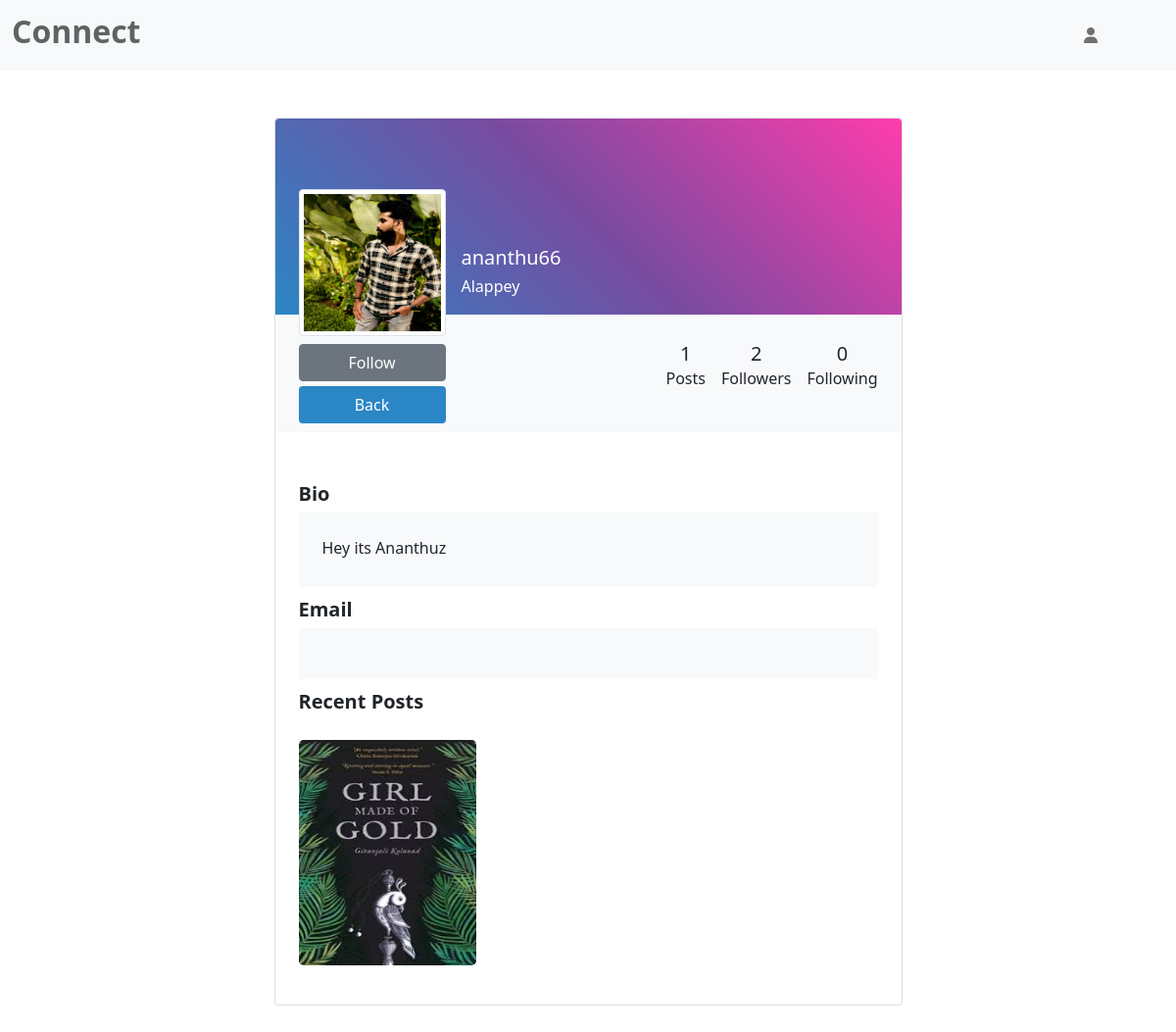
The page /profile/1 on the database as committed earlier.
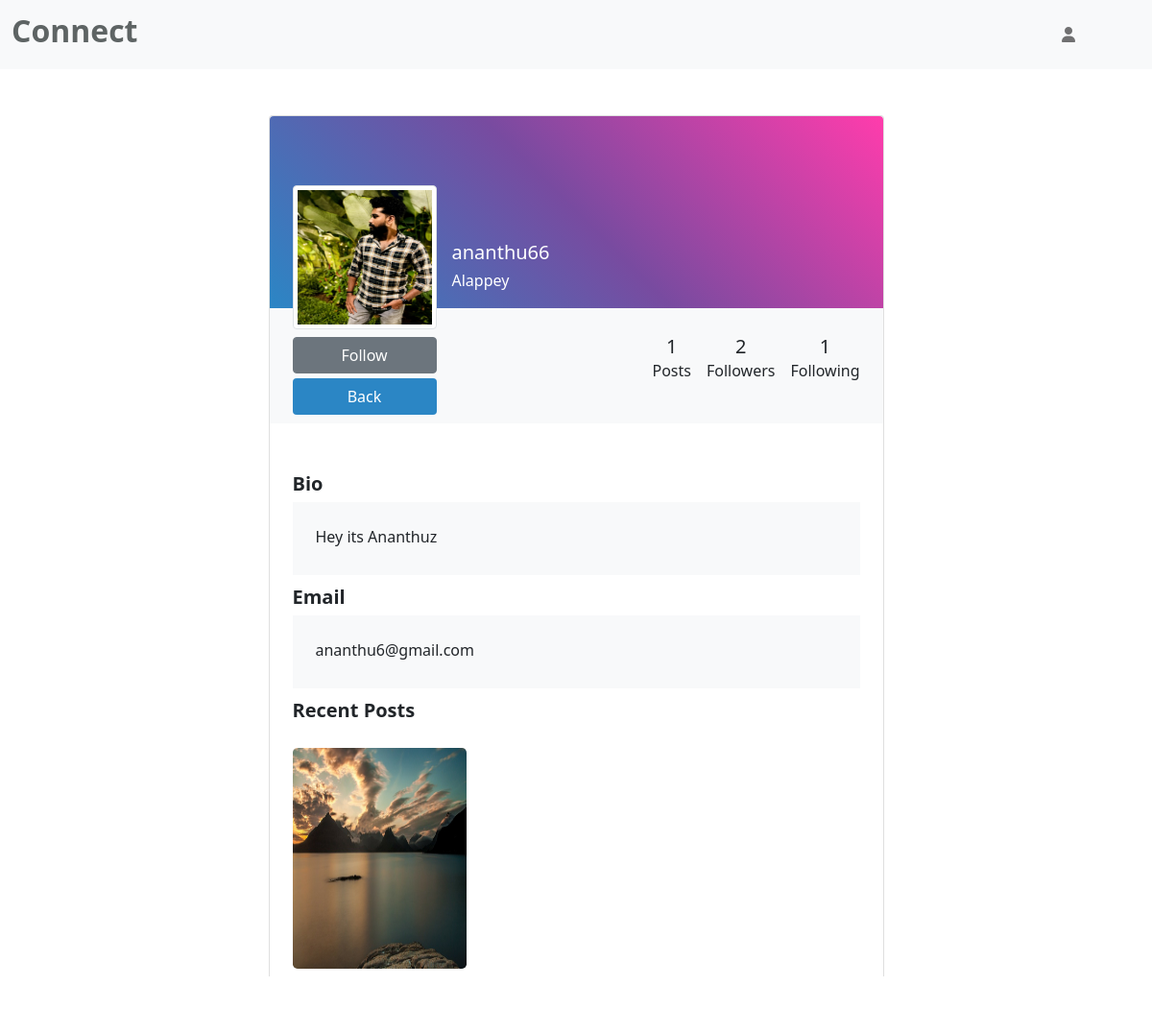
The same page on the database as committed later.
### socialapp/models.py (models this page shows, shortened)
class Profile(models.Model):
    user=models.ForeignKey(User,on_delete=models.CASCADE)
    bio=models.TextField(blank=True)
    profile_img=models.ImageField(null=True,blank=True,default='blank-profile-picture.png')
    location=models.CharField(max_length=200,blank=True)
    followers=models.ManyToManyField(User,related_name='followers',blank=True,null=True)
    following=models.ManyToManyField(User,related_name='following',blank=True,null=True)

class Post(models.Model):
    user=models.ForeignKey(User,on_delete=models.CASCADE)
    profile=models.ForeignKey(Profile,on_delete=models.CASCADE)
    image=models.ImageField(null=True,blank=True)
    caption=models.TextField(blank=True)
    posted=models.DateTimeField(auto_now_add=True)
    likes=models.ManyToManyField(User,related_name='likes')

### socialapp/views.py (the view)
# urls.py: path('profile/<int:id>',profile,name='view-profile'),
def profile(request,id):
   user=User.objects.get(id=id)
   post_count=user.post_set.all().count()
   user_profile=user.profile_set.all()
   post=user.post_set.all()
   try:
     cu=request.user.profile_set.all()
   except:
    cu= None
   return render(request,'profile.html',{'profile':user_profile,'post_count':post_count,'cu':cu,'post':post})

### socialapp/templates/profile.html (shortened to what the changed rows need)
<!DOCTYPE html>
<html lang="en">
<link href="https://cdn.jsdelivr.net/npm/bootstrap@5.0.2/dist/css/bootstrap.min.css" rel="stylesheet">
<head>{% load static %}
</head>
<body>
        <nav class="navbar navbar-expand-lg navbar-light bg-light">
          <div class="container-fluid">
            <a class="navbar-brand" href="{% url 'feed' %}"> <span style="color: #5e6464;"><h2> <strong>Connect</strong></h2></span></a>
          </div>
        </nav>
    <section class="h-100 gradient-custom-2">
  <div class="container py-5 h-100">
    <div class="row d-flex justify-content-center align-items-center h-100">
      <div class="col col-lg-9 col-xl-7">
        <div class="card">
          <div class="rounded-top text-white d-flex flex-row" style="height:200px;background-color: #FF3CAC;
          background-image: linear-gradient(225deg, #FF3CAC 0%, #784BA0 50%, #2B86C5 100%);
          ">
            <div class="ms-4 mt-5 d-flex flex-column" style="width: 150px;">
              {% for i in profile %}
              <img src="{{i.profile_img.url}}"
                alt="Generic placeholder image" class="img-fluid img-thumbnail mt-4 mb-2"
                style="width: 150px;height: 150px; z-index: 1">
              {% if request.user == i.user %}
<br>
              <button type="button" class="btn" data-mdb-ripple-color="dark"
                style="z-index: 1;background-color: #FF3CAC;
                background-image: linear-gradient(225deg, #FF3CAC 0%, #784BA0 50%, #2B86C5 100%);">
                <a href="{% url 'upload-post' %}" style="text-decoration: none;color: white">Upload Post</a>
              </button>
              <button type="button" class="btn" data-mdb-ripple-color="dark"
                style="z-index: 1;background-color:  #2B86C5 ;margin-top: 5px;">
                <a href="{% url 'home' %}" style="text-decoration: none;color: white">Back</a>
              </button>
              {% else %}
              <button  type="button"  class="btn btn-secondary" data-mdb-ripple-color="dark"
                style="z-index: 1;">
                {% if request.user in i.followers.all %}
                <a href="{% url 'follow' i.user.id %}" style="text-decoration: none;color: white">Unfollow</a>
                <button type="button" class="btn" data-mdb-ripple-color="dark"
                style="z-index: 1;background-color:  #2B86C5 ;margin-top: 5px;">
                <a href="{{request.META.HTTP_REFERER}}" style="text-decoration: none;color: white">Back</a>
              </button>
                {% else %}
                <a href="{% url 'follow' i.user.id %}" style="text-decoration: none;color: white;">Follow</a>
                <button type="button" class="btn" data-mdb-ripple-color="dark"
                style="z-index: 1;background-color:  #2B86C5 ;margin-top: 5px;">
                <a href="{{request.META.HTTP_REFERER}}" style="text-decoration: none;color: white">Back</a>
              </button>
                {% endif %}
              </button>
              {% endif %}
            </div>
            <div class="ms-3" style="margin-top: 130px;">
              <h5>{{i.user}}
              </h5>
              <h6>{{i.location}}</h6>
            </div>
          </div>
          <div class="p-4 text-black" style="background-color: #f8f9fa;">
            <div class="d-flex justify-content-end text-center py-1">
              <div>
                <p class="mb-1 h5">{{post_count}}</p>
                <p class="small text-muted mb-0">  <h6>Posts</h6> </p>
              </div>
              <div class="px-3">
                <p class="mb-1 h5">{{i.followers.count}}</p>
                <p class="small text-muted mb-0"> <h6>Followers</h6> </p>
              </div>
              <div>
                <p class="mb-1 h5">{{i.following.count}}</p>
                <p class="small text-muted mb-0"> <h6>Following</h6></p>
              </div>
            </div>
          </div>
          <br>
          <div class="card-body p-4 text-black">
            <div class="mb-2">
              <p class="lead fw-normal mb-1"> <strong> Bio</strong></p>
              <div class="p-4" style="background-color: #f8f9fa;">
                <p class="font-italic mb-1">{{i.bio}}</p>
              </div>
            </div>
            <div class="mb-2">
              <p class="lead fw-normal mb-1"> <strong> Email</strong></p>
              <div class="p-4" style="background-color: #f8f9fa;">
                <p class="font-italic mb-1">{{i.user.email}}</p>
              </div>
            </div>
            <div class="d-flex justify-content-between align-items-center mb-4">
              <p class="lead fw-normal mb-0"> <strong>Recent Posts</strong> </p>
            </div>
            <div class="row">
              {% for i in post %}
              <div class="col-lg-4 col-md-6 col-sm-12 pb-3">
                {% if request.user.is_authenticated %}
                <a href="{% url 'comments' i.id %}"><img src="{{i.image.url}}"
                 height="230px"  alt="image 1" class="w-100 rounded-3"></a>
                {% else %}
                <a href="#"><img src="{{i.image.url}}"
                  height="230px"  alt="image 1" class="w-100 rounded-3"></a>
                {% endif %}
              </div>
              {% endfor %}
            </div>
          </div>
          {% endfor %}
        </div>
      </div>
    </div>
  </div>
</section>
</body>
</html>

Rows that differ between the two databases and show on the page:
removed Post: image (picture)
changed through a linked row, Profile "Alappey": following.count "0" → "1"; user.email (not shown) → "ananthu6@gmail.com"
added Post: image (picture)
